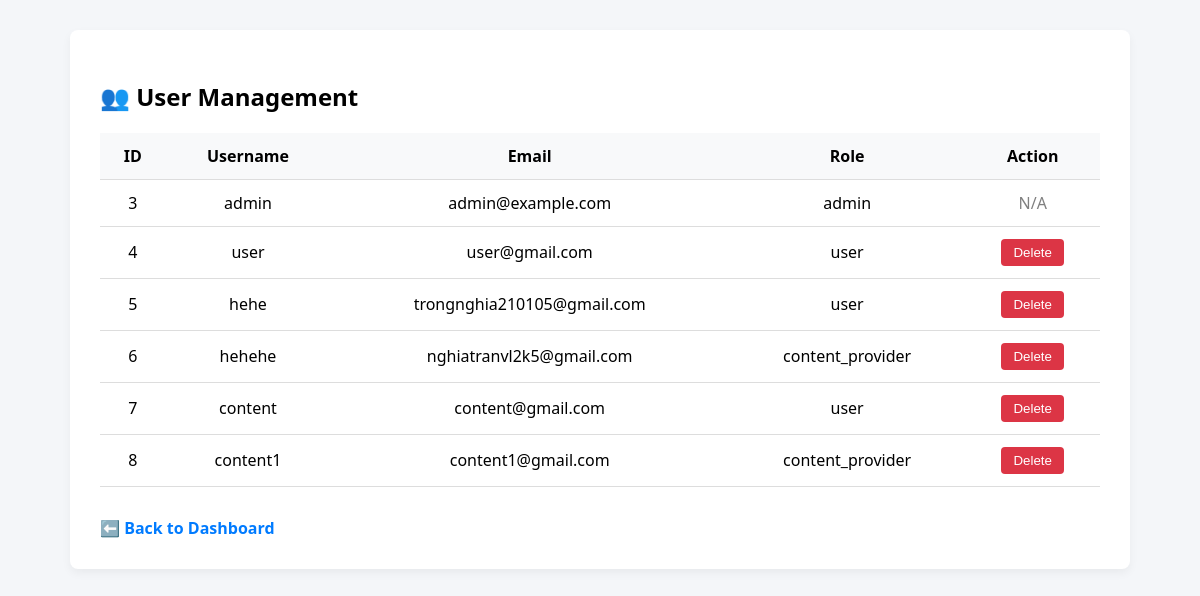
The app's page /admin/users (signed in) with its own data.
### models.py (models this page shows, shortened)
class User(db.Model, UserMixin):
    id = db.Column(db.Integer, primary_key=True)
    username = db.Column(db.String(50), unique=True)
    email = db.Column(db.String(120), unique=True)
    password = db.Column(db.String(200))
    role = db.Column(db.String(10)) # 'user', 'content-provider', 'admin'
    @property
    def is_authenticated(self):
        return True

### routes/admin.py (the view)
@admin.route('/users')
@login_required
@admin_required
def users():
    users = User.query.all()
    return render_template('admin/users.html', users=users)

### app.py (called while the page is built)
@login_manager.user_loader
def load_user(user_id):
    with current_app.app_context():
        return db.session.get(User, int(user_id))

### routes/admin.py (called while the page is built)
def admin_required(f):
    @wraps(f)
    def decorated_function(*args, **kwargs):
        if not current_user.is_authenticated or current_user.role != 'admin':
            flash('Access denied. Admins only.', 'danger')
            return redirect(url_for('main.index'))
        return f(*args, **kwargs)
    return decorated_function

### templates/admin/users.html (shortened to what this page needs)
<!DOCTYPE html>
<html lang="en">
<head>
</head>
<body>
    <div class="container">
        <h2>👥 User Management</h2>
        <table>
            <tr>
                <th>ID</th><th>Username</th><th>Email</th><th>Role</th><th>Action</th>
            </tr>
            {% for user in users %}
            <tr>
                <td>{{ user.id }}</td>
                <td>{{ user.username }}</td>
                <td>{{ user.email }}</td>
                <td>{{ user.role }}</td>
                <td>
                    {% if user.role != 'admin' %}
                    <form method="post" action="{{ url_for('admin.delete_user', user_id=user.id) }}">
                        <button class="btn-delete" onclick="return confirm('Delete user {{ user.username }}?')">Delete</button>
                    </form>
                    {% else %}
                    <span style="color: gray;">N/A</span>
                    {% endif %}
                </td>
            </tr>
            {% endfor %}
        </table>
        <a href="{{ url_for('admin.dashboard') }}" class="back-link">⬅️ Back to Dashboard</a>
    </div>
</body>
</html>

### templates/admin/users.html (style rules this page uses)
body { font-family: 'Segoe UI', sans-serif; background: #f4f6f9; margin: 0; padding: 0; }
.container { max-width: 1000px; margin: 30px auto; background: #fff; padding: 30px; border-radius: 8px; box-shadow: 0 4px 10px rgba(0,0,0,0.05); }
h2 { margin-bottom: 20px; }
table { width: 100%; border-collapse: collapse; margin-top: 20px; }
th, td { padding: 12px; border-bottom: 1px solid #ddd; text-align: center; }
th { background-color: #f8f9fa; }
.btn-delete { padding: 6px 12px; background-color: #dc3545; color: white; border: none; border-radius: 4px; cursor: pointer; }
.back-link { display: inline-block; margin-top: 30px; color: #007bff; text-decoration: none; font-weight: bold; }

### records on screen
User: id "3", username "admin", email "admin@example.com", role "admin", shows "N/A"
User: id "4", username "user", email "user@gmail.com", role "user"
User: id "5", username "hehe", email "trongnghia210105@gmail.com", role "user"
User: id "6", username "hehehe", email "nghiatranvl2k5@gmail.com", role "content_provider"
User: id "7", username "content", email "content@gmail.com", role "user"
User: id "8", username "content1", email "content1@gmail.com", role "content_provider"
